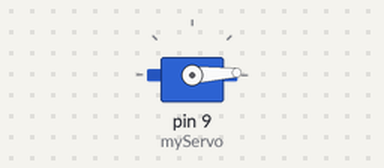
This program was run on a simulated Arduino Nano, built with avr-gcc and run on an emulated ATmega328P. Shown: servo.

Above: at 0.05 s.
At 1.55 s:
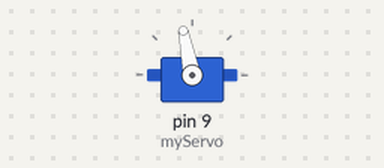
At 3.1 s:
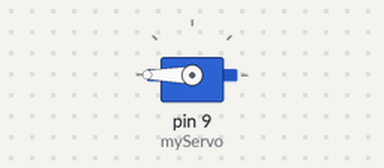
At 6.15 s:
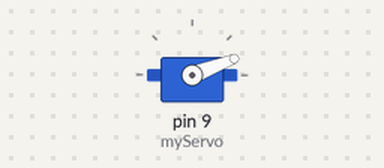
Timing chart, 0 to 9.7 s (numbered marks = the images above):
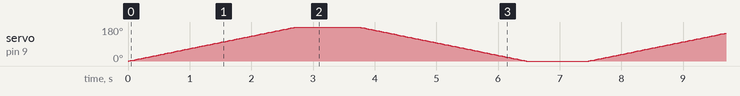

The program:

main.cpp
```cpp
#include <Arduino.h>

#include <Servo.h> // Подключаем стандартную библиотеку для работы с сервоприводами

Servo myServo;  // Создаем объект для управления нашей сервой

void setup() {
  myServo.attach(9); // Говорим Arduino, что сигнальный провод подключен к пину D9
}

void loop() {
  // 1. Плавно поворачиваем вал от 0 до 180 градусов
  for (int angle = 0; angle <= 180; angle++) {
    myServo.write(angle); // Посылаем команду встать в точный градус
    delay(15);            // Задержка определяет скорость вращения
  }

  delay(1000); // Замираем на 1 секунду в крайнем положении

  // 2. Плавно возвращаем вал обратно от 180 до 0 градусов
  for (int angle = 180; angle >= 0; angle--) {
    myServo.write(angle);
    delay(15);
  }

  delay(1000); // Замираем на 1 секунду
}
```
